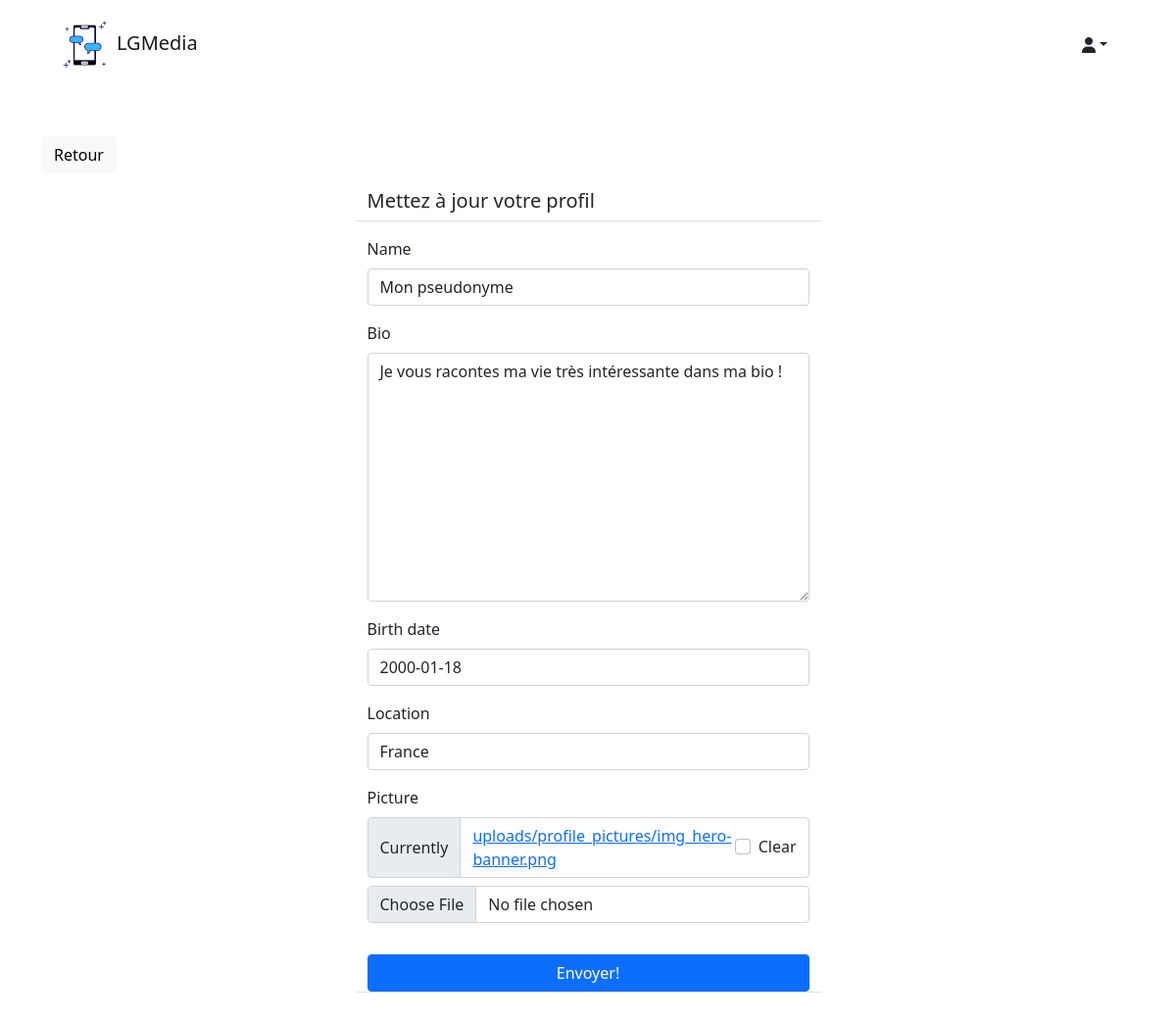
The app's page /social/profile/edit/4/ (signed in) with its own data.
### social/models.py (models this page shows)
class UserProfile(models.Model):
	user = models.OneToOneField(User, primary_key=True, verbose_name='user', related_name='profile', on_delete=models.CASCADE)
	name = models.CharField(max_length=30, blank=True, null=True)
	bio = models.TextField(max_length=500, blank=True, null=True)
	birth_date=models.DateField(null=True, blank=True)
	location = models.CharField(max_length=100, blank=True, null=True)
	picture = models.ImageField(upload_to='uploads/profile_pictures', default='uploads/profile_pictures/default.png', blank=True)
	followers = models.ManyToManyField(User, blank=True, related_name='followers')

### social/views.py (the view, shortened to what this page needs)
# urls.py: path('profile/edit/<int:pk>/', ProfileEditView.as_view(), name='profile-edit'),
class ProfileEditView(LoginRequiredMixin, UserPassesTestMixin, UpdateView):
    model = UserProfile
    fields = ['name', 'bio', 'birth_date', 'location', 'picture']
    template_name = 'social/profile_edit.html'
    def test_func(self): #test de vérification
        profile = self.get_object()
        return self.request.user == profile.user

### social/templates/social/profile_edit.html (shortened to what this page needs)
{% extends 'landing/base.html' %}
{% load crispy_forms_tags %}
{% block content %}
<div class="container">
    <div class="row mt-5">
        <div class="col-md-5 col-sm-6">
            <a href="{% url 'profile' object.pk %}" class="btn btn-light">Retour</a>
        </div>
    </div>
    <div class="row justify-content-center mt-3">
        <div class="col-md-5 col-sm-12 border-bottom">
            <h5>Mettez à jour votre profil</h5>
        </div>
    </div>
    <div class="row justify-content-center mt-3 mb-5">
        <div class="col-md-5 col-sm-12 border-bottom">
            <form method="POST" enctype="multipart/form-data">
                {{ form | crispy }}
                <div class="d-grid gap-2">
                    <button class="btn btn-primary mt-3">Envoyer!</button>
                </div>
            </form>
        </div>
    </div>
</div>
{% endblock content %}

### records on screen
UserProfile: name "Mon pseudonyme", bio "Je vous racontes ma vie très intéressante dans ma bio !", birth_date "2000-01-18", location "France"
